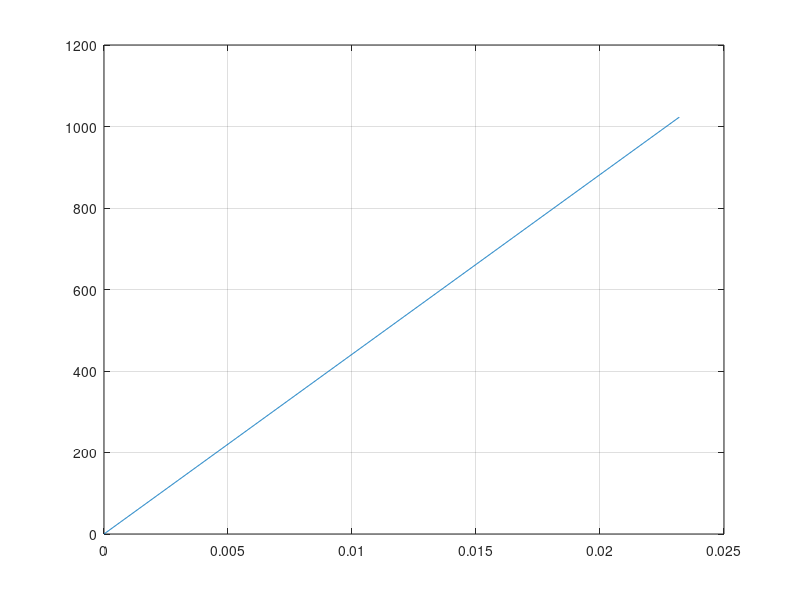

Here is the MATLAB script that generated this plot: (Note: this script raises an error after producing the figure.)
clear;
clc;

% choose test signal:
    %test = 'sin';
    %test = 'const';
    test = 'num';

% variable constants:
    N = 1024;

    Fd = 44100;
    bias = 0;
    
    amp_1 = 10000; % e.g. 16 bit ADC
    amp_2 = 5000; % 2nd sine

    freq_1 = 9000; % Hz
    freq_2 = 4500;

    phase_1 = 0; % grad
    phase_2 = 37;

N_bank = 4;
row = round(N/N_bank);

time = 0 : 1/Fd : (N - 1)/Fd;
signal = bias + amp_1*sind((freq_1*360).* time + phase_1) + amp_2*sind((freq_2*360).* time + phase_2);

if(strcmp(test, 'sin'))
    fprintf('signal test\n');
elseif(strcmp(test, 'const'))
    fprintf('const test\n');
elseif(strcmp(test, 'num'))
    fprintf('index number test\n');
else
    error('"test" is wrong\n');
end

k = 0;
ram(1:row, 1:N_bank) = zeros;
test_signal(1:N) = zeros;

for i = 1:N_bank
    for j = 1:row
        k = k + 1;
        
        if(strcmp(test, 'sin'))
            test_signal(k) = round(signal(k));
        elseif(strcmp(test, 'const'))
            test_signal(k) = 100;
        elseif(strcmp(test, 'num'))
            test_signal(k) = k - 1;
        end
        
        if(N_bank == 4)
            switch(i)
                case 1
                    ram(j, 1) = test_signal(k);
                case 2
                    ram(j, 3) = test_signal(k);
                case 3
                    ram(j, 2) = test_signal(k);
                case 4
                    ram(j, 4) = test_signal(k);
            end
        else
            error('number of bank must be equal 4 because of stage writing points bank number must be 1,3,2,4');
        end
    end
end

clear k;
clear signal;

figure;
plot(time, test_signal);
grid on;
clear time;

% fft (for check):
temp_fft = fft(test_signal, N)/N;
cnt = 1;

ram_fft(1:row, 1:N_bank) = zeros;
for i = 1:row
    ram_fft(i, 1:4) = real(temp_fft((1 + (i-1)*4) : (4*i))) -...
                      imag(temp_fft((1 + (i-1)*4) : (4*i)));
    cnt = cnt + 1;
end

%{
% fft:
% 1 stage
ram_buf(1:row, 1:N_bank) = zeros;
for i = 1:row
   ram_buf(i,:) = fft_but4(ram(i,:), N, i-1);
end

ram(1:4, 1:4) =     [ram_buf(1:4,   1), ram_buf(1:4,   2), ram_buf(1:4,   3), ram_buf(1:4,   4)];
ram(5:8, 1:4) =     [ram_buf(5:8,   2), ram_buf(5:8,   3), ram_buf(5:8,   4), ram_buf(5:8,   1)];
ram(9:12, 1:4) =    [ram_buf(9:12,  3), ram_buf(9:12,  4), ram_buf(9:12,  1), ram_buf(9:12,  2)];
ram(13:16, 1:4) =	[ram_buf(13:16, 4), ram_buf(13:16, 1), ram_buf(13:16, 2), ram_buf(13:16, 3)];

clear ram_buf;
ram_buf(1:4, 1:4) =     [ram(1:4, 1), ram(5:8, 4), ram(9:12, 3), ram(13:16, 2)];
ram_buf(5:8, 1:4) =     [ram(1:4, 2), ram(5:8, 1), ram(9:12, 4), ram(13:16, 3)];
ram_buf(9:12, 1:4) =    [ram(1:4, 3), ram(5:8, 2), ram(9:12, 1), ram(13:16, 4)];
ram_buf(13:16, 1:4) =   [ram(1:4, 4), ram(5:8, 3), ram(9:12, 2), ram(13:16, 1)];

ram = ram_buf;

% 2 stage
clear ram_buf;
ram_buf(1:row, 1:N_bank) = zeros;
cnt = 0;
for i = 1:row 
   ram_buf(i,:) = fft_but4(ram(i,:), N/4, cnt);
   
   if(cnt == 3)
       cnt = 0;
   else
       cnt = cnt + 1;
   end
end

for i = 1:4
    t = (i-1)*4;
    
    ram(1+t, 1:4) = [ram_buf(1+t, 1), ram_buf(1+t, 2), ram_buf(1+t, 3), ram_buf(1+t, 4)];
    ram(2+t, 1:4) = [ram_buf(2+t, 2), ram_buf(2+t, 3), ram_buf(2+t, 4), ram_buf(2+t, 1)];
    ram(3+t, 1:4) = [ram_buf(3+t, 3), ram_buf(3+t, 4), ram_buf(3+t, 1), ram_buf(3+t, 2)];
    ram(4+t, 1:4) = [ram_buf(4+t, 4), ram_buf(4+t, 1), ram_buf(4+t, 2), ram_buf(4+t, 3)];
end

clear ram_buf;
ram_buf(1:row, 1:N_bank) = zeros;

for i = 1:4
    t = (i-1)*4;
    
    ram_buf(1+t, 1:4) = [ram(1+t, 1), ram(2+t, 4), ram(3+t, 3), ram(4+t, 2)];
    ram_buf(2+t, 1:4) = [ram(1+t, 2), ram(2+t, 1), ram(3+t, 4), ram(4+t, 3)];
    ram_buf(3+t, 1:4) = [ram(1+t, 3), ram(2+t, 2), ram(3+t, 1), ram(4+t, 4)];
    ram_buf(4+t, 1:4) = [ram(1+t, 4), ram(2+t, 3), ram(3+t, 2), ram(4+t, 1)];
end
    
ram = ram_buf;

% 3 stage
clear ram_buf;
ram_buf(1:row, 1:N_bank) = zeros;
for i = 1:row 
   ram_buf(i,:) = fft_but4(ram(i,:), N/4/4, 4);
end

re = real(ram_buf);
im = imag(ram_buf);
%}
  
% fht:
file_addr_rd = fopen('addr_rd.txt', 'w'); % for compare with rtl
file_addr_wr = fopen('addr_wr.txt', 'w');

for i = 1:row % 0 stage (only butterfly)
   temp = fht_double_but([ram(i, 1), ram(i, 2), 0],...
                         [ram(i, 3), ram(i, 4), 0], 0, 0, 1);
   ram(i, :) = [temp(1), temp(3), temp(2), temp(4)];
   
   fprintf(file_addr_rd, '%4d\t%4d\t%4d\t%4d\n', i-1, i-1, i-1, i-1);
   fprintf(file_addr_wr, '%4d\t%4d\t%4d\t%4d\n', i-1, i-1, i-1, i-1);
end

last_stage = log(N)/log(2) - 1; % numbers start from zero
coef_cos = 4;

% init coef for 1st stage:
	div = N/(2*N_bank);
	sector = 1;
    
for stage = 1:last_stage % without 0 stage
	ram_buf(1:row, 1:N_bank) = zeros;

    sector_size = 1;
	sector_cnt = 2;

	cos_cnt = 0;
	bit_depth = stage;

	for j = 1:sector
		cur_cos_0 = bin2dec(fliplr(dec2bin(cos_cnt, bit_depth)));
		cur_cos_1 = bin2dec(fliplr(dec2bin(cos_cnt + 1, bit_depth)));
        
		for i = (1 + (j-1)*2*div):(2*div + (j-1)*2*div) 
			if(j == 1)
				temp = fht_double_but([ram(i, 1), ram(i, 2), ram(i, 2)],...
									  [ram(i, 3), ram(i, 4), ram(i, 4)], cur_cos_0, cur_cos_1, coef_cos);   
			elseif(j == 2)
				temp = fht_double_but([ram(i, 2), ram(i, 1), ram(i, 3)],...
									  [ram(i, 4), ram(i, 3), ram(i, 1)], cur_cos_0, cur_cos_1, coef_cos);
			elseif(mod(j, 2) == 1)
				temp = fht_double_but([ram(i, 1), ram(i, 2), ram(i + sector_cnt*2*div, 3)],...
									  [ram(i, 3), ram(i, 4), ram(i + sector_cnt*2*div, 1)],...
									   cur_cos_0, cur_cos_1, coef_cos);
			else
				temp = fht_double_but([ram(i, 2), ram(i, 1), ram(i + sector_cnt*2*div, 4)],...
									  [ram(i, 4), ram(i, 3), ram(i + sector_cnt*2*div, 2)],...
									   cur_cos_0, cur_cos_1, coef_cos);
            end
            
            coef(i, 1) = round(sin(cur_cos_0*(2*pi/coef_cos))*1024);
            coef(i, 2) = round(cos(cur_cos_0*(2*pi/coef_cos))*1024);
            
            coef(i, 3) = round(sin(cur_cos_1*(2*pi/coef_cos))*1024);
            coef(i, 4) = round(cos(cur_cos_1*(2*pi/coef_cos))*1024);
            
			if(j <= 2)
                fprintf(file_addr_rd, '%4d\t%4d\t%4d\t%4d\n', i-1, i-1, i-1, i-1);
            else
                fprintf(file_addr_rd, '%4d\t%4d\t%4d\t%4d\n', i-1, i + sector_cnt*2*div-1, i-1, i + sector_cnt*2*div-1);
            end
            
			if(stage == last_stage)
				ram_buf(i, 1) = temp(1);
				ram_buf(i, 2) = temp(2);
				ram_buf(i, 3) = temp(3);
				ram_buf(i, 4) = temp(4);
                
                fprintf(file_addr_wr, '%4d\t%4d\t%4d\t%4d\n', i-1, i-1, i-1, i-1);
			elseif(i > (div + (j-1)*2*div))
				ram_buf(i - div, 2) = temp(1);
				ram_buf(i - div, 4) = temp(2);
				ram_buf(i, 1) = temp(3);
				ram_buf(i, 3) = temp(4);
                
                fprintf(file_addr_wr, '%4d\t%4d\t%4d\t%4d\n', i-1, i - div - 1, i-1, i - div - 1 );
			else
				ram_buf(i, 1) = temp(1);
				ram_buf(i, 3) = temp(2);
				ram_buf(i + div, 2) = temp(3);
				ram_buf(i + div, 4) = temp(4);
                
                fprintf(file_addr_wr, '%4d\t%4d\t%4d\t%4d\n', i-1,  i + div - 1, i-1, i + div - 1);
            end
		end
        
		if((sector_cnt == -(sector_size - 1)) && (j >= 2))
			sector_size = 2*sector_size;
			sector_cnt = sector_size - 1;
		else
			sector_cnt = sector_cnt - 2;
        end
        
        cos_cnt = cos_cnt + 2;
	end

	div = div/2;
	coef_cos = 2*coef_cos;
	sector = 2*sector;
    
	ram = ram_buf;
end
clear temp;

fclose(file_addr_rd); 
fclose(file_addr_wr); 

% from matrix to row:
cnt = 1;
clear ram_buf;
ram_buf(1:N) = zeros;

for i = 1:row
	ram_buf((1 + (i-1)*4) : (4*i)) = ram(i, 1:4);
    cnt = cnt + 1;
end

% change index order (bit reverse):
cnt = 1;
ram_fht(1:row, 1:N_bank) = zeros;

for i = 1:row
	ram_fht(i, 1:4) = [ram_buf(bin2dec(fliplr(dec2bin(cnt-1, last_stage+1))) + 1),... % cnt+0-1
					   ram_buf(bin2dec(fliplr(dec2bin(cnt, last_stage+1))) + 1),...   % cnt+1-1
					   ram_buf(bin2dec(fliplr(dec2bin(cnt+1, last_stage+1))) + 1),... % cnt+2-1
					   ram_buf(bin2dec(fliplr(dec2bin(cnt+2, last_stage+1))) + 1)];   % cnt+3-1
    cnt = cnt + 4;
end

clear cnt;

ram_sub = ram_fft - ram_fht;